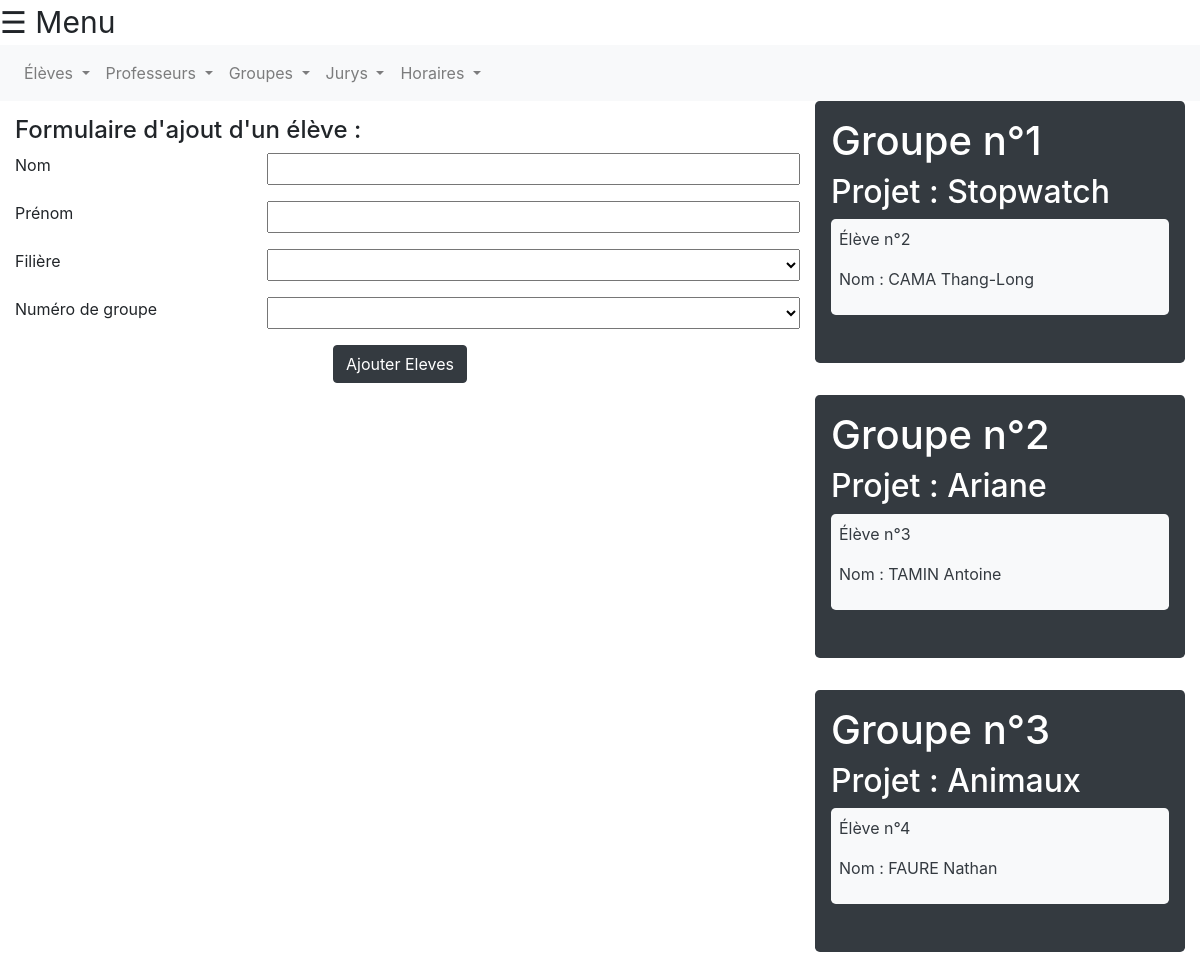
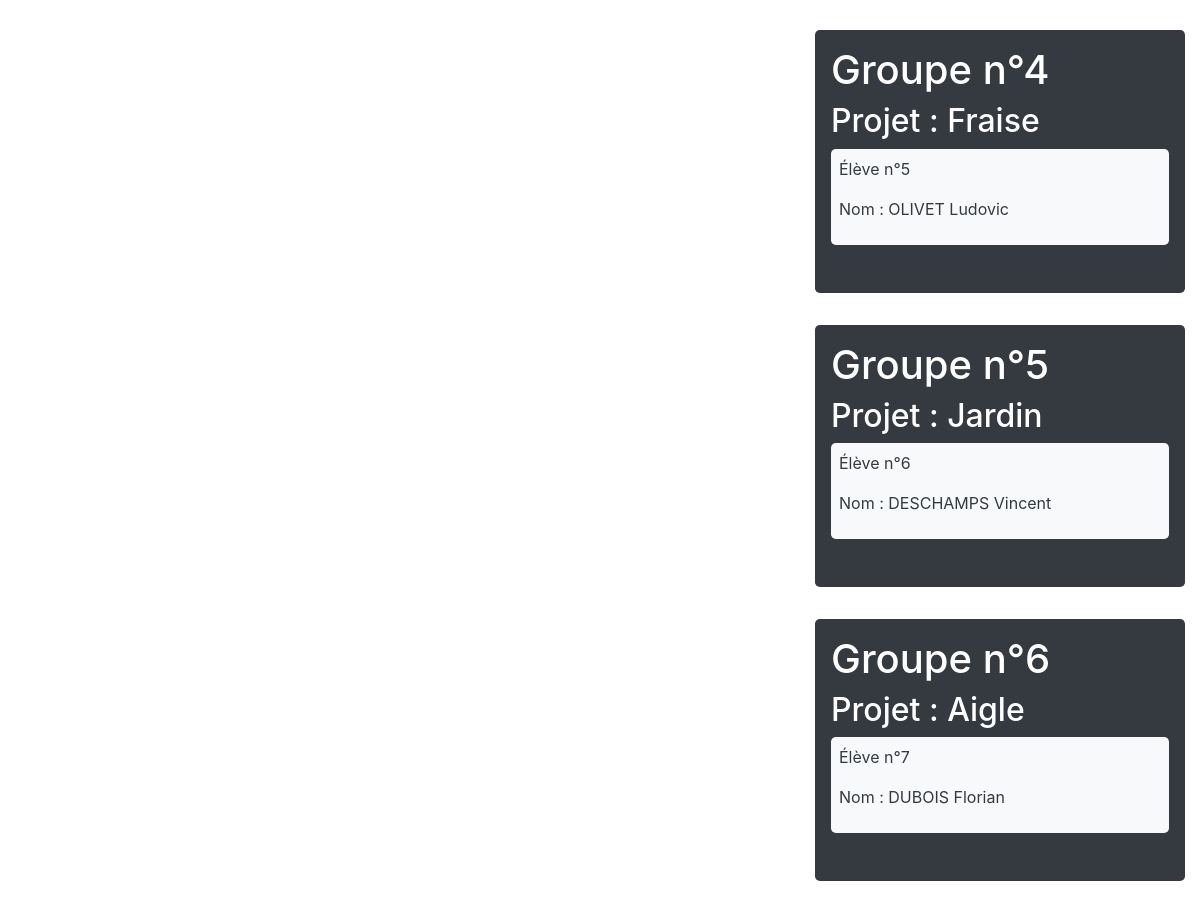
The app's page /site-web/templates/admin/InsererEleve.php (signed in) with its own data (2 pictures, top to bottom).
### tables this page shows
create table ELEVE(
    IDEleve int,
    Filiere varchar(30),
    NumGroupe int,
    PRIMARY key(IDEleve),
    FOREIGN KEY (IDEleve) REFERENCES PERSONNE(ID),
    FOREIGN KEY(NumGroupe) REFERENCES GROUPE(NumGroupe)
);

create table GROUPE(
    NumGroupe int,
    NomProjet varchar(30),
    Lycee varchar(100),
    numSalle varchar(30),
    image_Projet varchar(100),
    PRIMARY key(NumGroupe)
);

create table PERSONNE(
    ID int,
    Nom varchar(30),
    Prenom varchar(30),
    PRIMARY key(ID)
);

### BD/Interactions/InteractionsBD.php (called while the page is built, shortened)
<?php
    function getMaxIDGROUPE($connexion)
    {
        $request = "SELECT max(NumGroupe) from GROUPE";
        $result = $connexion->query($request);
        $max = $result->fetch();
        if($max['max(NumGroupe)'] > 0){
            return $max['max(NumGroupe)'];
        }
        else{
            return 0;
        }
    }
?>

### site-web/templates/admin/InsererEleve.php (the view, shortened to what this page needs)
<!DOCTYPE html>
<html class="h-100">
<head>
<link rel="stylesheet" href="../../css/index.css"/>
<link rel="stylesheet" href="https://maxcdn.bootstrapcdn.com/bootstrap/4.0.0-beta.3/css/bootstrap.min.css">
</head>
<body class="h-100">
<?php
include 'menu_admin.php';
require "../../../BD/Interactions/InteractionsBD.php";
$db = connect_database();
?>
<nav class="navbar navbar-expand-lg navbar-light bg-light">
  <div class="collapse navbar-collapse" id="navbarText">
    <ul class="navbar-nav mr-auto">
      <li class="nav-item dropdown">
        <a class="nav-link dropdown-toggle" href="#" id="navbarDropdownMenuLink" role="button" data-toggle="dropdown" aria-haspopup="true" aria-expanded="false">
          Élèves
        </a>
      </li>
      <li class="nav-item dropdown">
        <a class="nav-link dropdown-toggle" href="#" id="navbarDropdown" role="button" data-toggle="dropdown" aria-haspopup="true" aria-expanded="false">
          Professeurs
        </a>
      </li>
      <li class="nav-item dropdown">
        <a class="nav-link dropdown-toggle" href="#" id="navbarDropdown" role="button" data-toggle="dropdown" aria-haspopup="true" aria-expanded="false">
          Groupes
        </a>
      </li>
      <li class="nav-item dropdown">
        <a class="nav-link dropdown-toggle" href="#" id="navbarDropdown" role="button" data-toggle="dropdown" aria-haspopup="true" aria-expanded="false">
          Jurys
        </a>
      </li>
      <li class="nav-item dropdown">
        <a class="nav-link dropdown-toggle" href="#" id="navbarDropdown" role="button" data-toggle="dropdown" aria-haspopup="true" aria-expanded="false">
          Horaires
        </a>
      </li>
    </ul>
  </div>
</nav>
<div id="main" class="container-fluid" style="height:50%">
  <div class="row justify-content-between" style="height:150%">
    <div class="col-8">
      <form name="AjoutEleve" method="POST" style="padding-top: 2%" action="insertion_eleve.php">
        <h4>Formulaire d'ajout d'un élève :</h4>
        <div class="form-group row">
          <label for="name" class="col-4">Nom</label>
          <input class="col-8" id="name" type="text" name="Name" required></input>
        </div>
        <div class="form-group row">
          <label for="LastName" class="col-4">Prénom</label>
          <input class="col-8" id="LastName" type="input" name="LastName" required></input>
        </div>
        <div class="form-group row">
          <label for="Filiere" class="col-4">Filière</label>
          <select class="col-8" id="Filiere" type="input" name="Filiere" required>
            <option></option>
            <option>S</option>
          </select>
        </div>
        <div class="form-group row">
          <label for="Groupe" class="col-4">Numéro de groupe</label>
          <select class="col-8" id="Groupe" type="input" name="Groupe" required>
            <option></option>
            <?php
              $stmt = $db->prepare("SELECT distinct NumGroupe from GROUPE");
              $stmt->execute();
              while($row = $stmt->fetch()){
                echo "<option>".$row[0]."</option>";
              }
            ?>
          </select>
        </div>
        <div class="text-center">
          <button class="btn btn-dark" type="submit">Ajouter Eleves</button>
        </div>
      </form>
    </div>
    <div class="col-4" style="overflow-y:scroll; height:100%; width: 400px">
      <?php
      try{
        $maxNumGroupe = getMaxIDGROUPE($db);
        $grpancien = 0;
        $stmt2 = $db->prepare("SELECT * FROM ELEVE natural join PERSONNE natural join GROUPE where ID=IDEleve and NumGroupe = ?");
        for ($i=1; $i<=$maxNumGroupe; $i++){
          $stmt2->bindParam(1, $i);
          $stmt2->execute();
          while($row = $stmt2->fetch())
          {
            if($row["NumGroupe"] != $grpancien){
              if($i != 1){
                echo '</div>';
              }
              echo '
              <div id="grp-'.$row["NumGroupe"].'" class="jumbotron text-white bg-dark" style="padding:1em">
                <h1>Groupe n°'.$row["NumGroupe"].'</h1>
                <h2>Projet : '.$row["NomProjet"].'</h2>
                <div class="jumbotron text-dark bg-light" style="padding:0.5em">
                  <p>Élève n°'.$row["IDEleve"].'</p>
                  <p>Nom : '.$row["Nom"].' '.$row["Prenom"].'</p>
                </div>';
              }
              $grpancien = $row["NumGroupe"];
            }
          }
      }
      catch(Exception $e)
      {
        echo $e->getMessage();
      }
      ?>
    </div>
  </div>
</body>

### site-web/css/index.css (style rules this page uses)
body { font-family: "Lato", sans-serif; }

### records on screen
eleve: NumGroupe "1", NumGroupe.NomProjet "Stopwatch", IDEleve "2", IDEleve.Nom "CAMA", IDEleve.Prenom "Thang-Long"
eleve: NumGroupe "2", NumGroupe.NomProjet "Ariane", IDEleve "3", IDEleve.Nom "TAMIN", IDEleve.Prenom "Antoine"
eleve: NumGroupe "3", NumGroupe.NomProjet "Animaux", IDEleve "4", IDEleve.Nom "FAURE", IDEleve.Prenom "Nathan"
eleve: NumGroupe "4", NumGroupe.NomProjet "Fraise", IDEleve "5", IDEleve.Nom "OLIVET", IDEleve.Prenom "Ludovic"
eleve: NumGroupe "5", NumGroupe.NomProjet "Jardin", IDEleve "6", IDEleve.Nom "DESCHAMPS", IDEleve.Prenom "Vincent"
eleve: NumGroupe "6", NumGroupe.NomProjet "Aigle", IDEleve "7", IDEleve.Nom "DUBOIS", IDEleve.Prenom "Florian"
